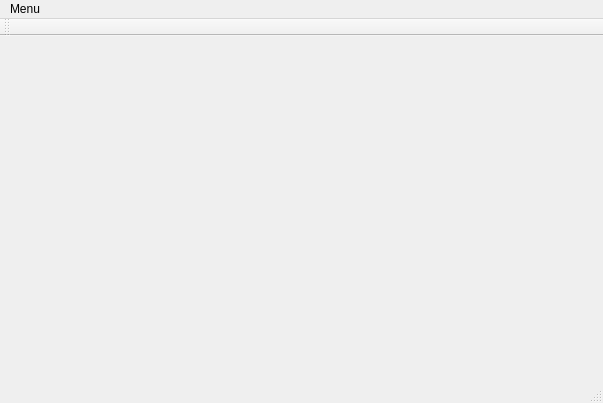
<?xml version="1.0" encoding="UTF-8"?>
<ui version="4.0">
 <class>CMainWindow</class>
 <widget class="QMainWindow" name="CMainWindow">
  <property name="geometry">
   <rect>
    <x>0</x>
    <y>0</y>
    <width>603</width>
    <height>403</height>
   </rect>
  </property>
  <property name="windowTitle">
   <string>CMainWindow</string>
  </property>
  <widget class="QWidget" name="centralWidget">
   <widget class="QLabel" name="label">
    <property name="geometry">
     <rect>
      <x>230</x>
      <y>310</y>
      <width>171</width>
      <height>21</height>
     </rect>
    </property>
    <property name="text">
     <string/>
    </property>
   </widget>
  </widget>
  <widget class="QMenuBar" name="menuBar">
   <property name="geometry">
    <rect>
     <x>0</x>
     <y>0</y>
     <width>603</width>
     <height>21</height>
    </rect>
   </property>
   <widget class="QMenu" name="menuStart">
    <property name="title">
     <string>Menu</string>
    </property>
    <widget class="QMenu" name="menuStart_with">
     <property name="title">
      <string>Start with...</string>
     </property>
     <addaction name="actionreal_player"/>
     <addaction name="actioncomputer"/>
    </widget>
    <addaction name="menuStart_with"/>
    <addaction name="actionRandom_placement"/>
    <addaction name="actionGame_rules"/>
   </widget>
   <addaction name="menuStart"/>
  </widget>
  <widget class="QToolBar" name="mainToolBar">
   <attribute name="toolBarArea">
    <enum>TopToolBarArea</enum>
   </attribute>
   <attribute name="toolBarBreak">
    <bool>false</bool>
   </attribute>
  </widget>
  <widget class="QStatusBar" name="statusBar"/>
  <action name="actionreal_player">
   <property name="text">
    <string>real player</string>
   </property>
  </action>
  <action name="actioncomputer">
   <property name="text">
    <string>computer</string>
   </property>
  </action>
  <action name="actionRandom_placement">
   <property name="text">
    <string>Random placement</string>
   </property>
  </action>
  <action name="actionGame_rules">
   <property name="text">
    <string>Game rules</string>
   </property>
  </action>
 </widget>
 <layoutdefault spacing="6" margin="11"/>
 <resources/>
 <connections/>
</ui>
